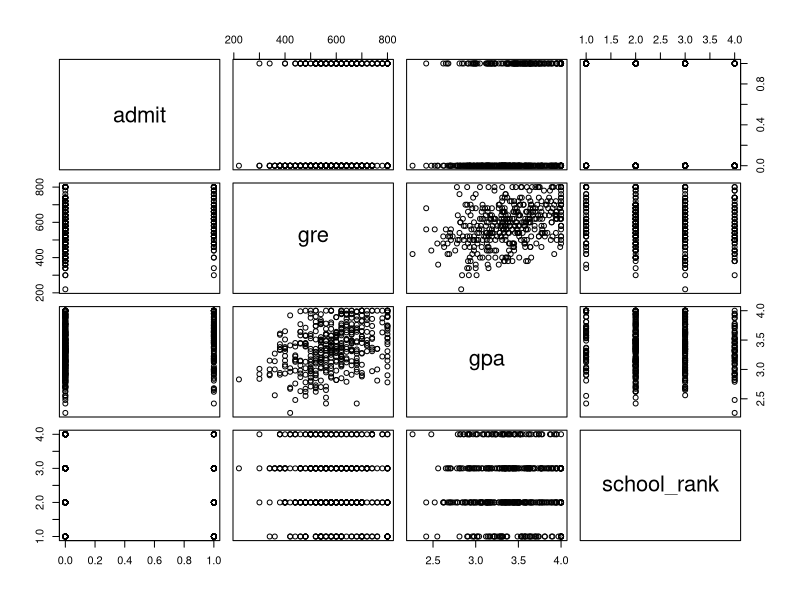
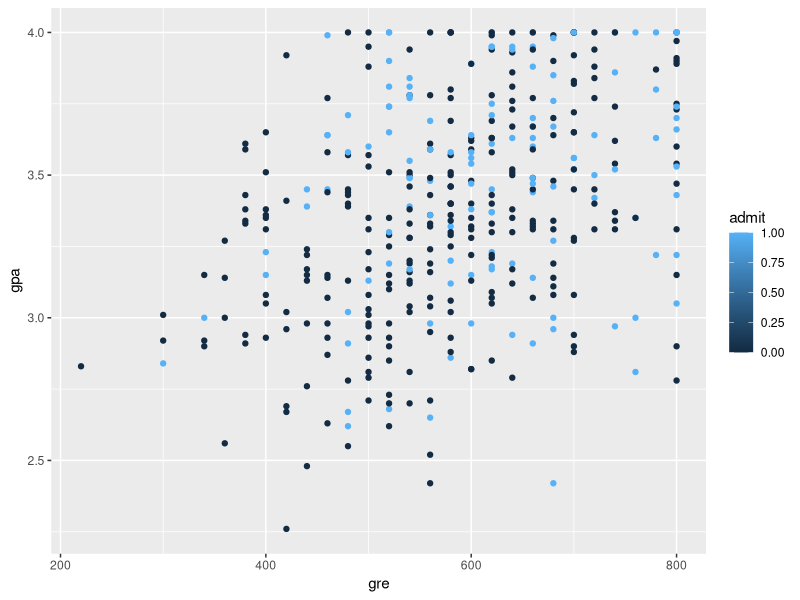
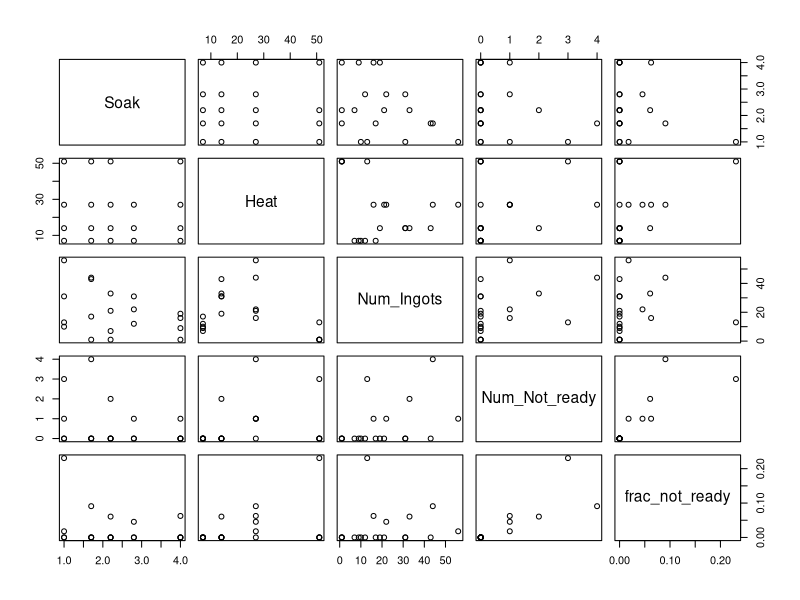
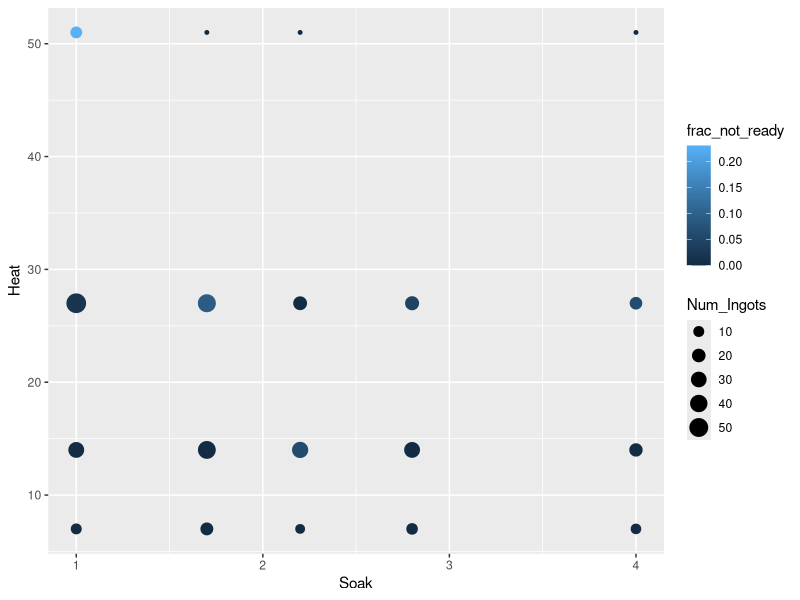
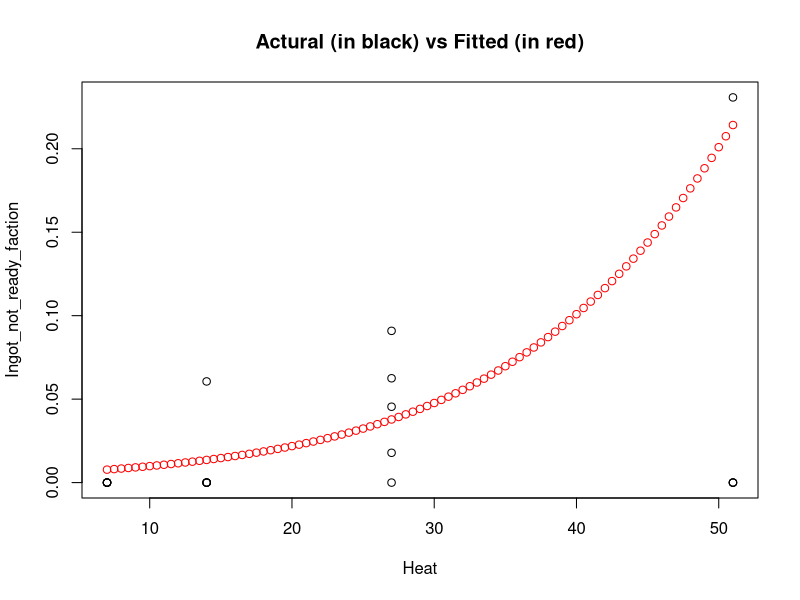

Recreate these plots in R, in order.
## ---- chunk 1
library(ggplot2)
# Set the working directory to the location of your data file
## ---- chunk 2
# Read in the data from a comma-separated file
graddata <-read.csv("wk5-grad.csv")
# Display the first few rows of the data
plot(graddata)
## ---- chunk 3
ggplot(data = graddata, aes(gre, gpa, color = admit)) +
  geom_point()
## ---- chunk 4
# First moodel is to relate admit decision to gre and gpa
admitmodel <- admit ~ gre+gpa
# Use a generalized linear model in the binomial family
admitresult <- glm(admitmodel,family=binomial,data=graddata)
# Summarize the results
summary(admitresult)
## ---- chunk 5
# Second moldel is to relate admit decision to gre, gpa and school rank
# convert school_rank to a factor to indicate that school_rank should be treated as a categorical variable
# School rank 1 is missing, because we do not need the coefficients
graddata$school_rank <- factor(graddata$school_rank)
admitmodel <- admit ~ gre+gpa+school_rank
# Use a generalized linear model in the binomial family
admitresult <- glm(admitmodel,family=binomial,data=graddata)
# Summarize the results
summary(admitresult)
## ---- chunk 6
# Read the ingot data
ingotdata <- read.csv("wk5-ingots.csv")
# Calculate the observed proportions
ingotdata$frac_not_ready <- ingotdata$Num_Not_ready/ingotdata$Num_Ingots
plot(ingotdata)
## ---- chunk 7
# First model is to relate fraction of ingots not ready to soak and heat
ingotmodel <- frac_not_ready ~ Soak+Heat
# Use a generalized linear model in the binomial family. 
# The maximum counts (a.k.a. weights) for each observation are given by Num_Ingots
ingotresult <- glm(ingotmodel,
                   family=binomial,
                   data=ingotdata,
                   weights=Num_Ingots)
# Get the results
summary(ingotresult)
## ---- chunk 8
ggplot(data = ingotdata, aes(Soak, Heat, size = Num_Ingots, color = frac_not_ready)) +
  geom_point()
## ---- chunk 9
# Second model the soak factor is dropped
ingotmodel <- frac_not_ready ~ Heat
ingotresult <- glm(ingotmodel,
                   family=binomial,
                   data=ingotdata,
                   weights=Num_Ingots)
# Get the results - AIC is lower
summary(ingotresult)
## ---- chunk 10
# To compare the actural and fitted value 
# plot actural value of frac_not_ready against heat 
plot(ingotdata$Heat,
     ingotdata$frac_not_ready,
     xlab = "Heat",
     ylab = "Ingot_not_ready_faction",
     main="Actural (in black) vs Fitted (in red)")

# plot fitted value of frac_not_ready against heat
sampleheat <- seq(min(ingotdata$Heat),
                  max(ingotdata$Heat),
                  by=0.5)

ingotpre <- predict(ingotresult, 
                    type="response", 
                    list(Heat = sampleheat))

points(sampleheat, ingotpre ,col="red")
